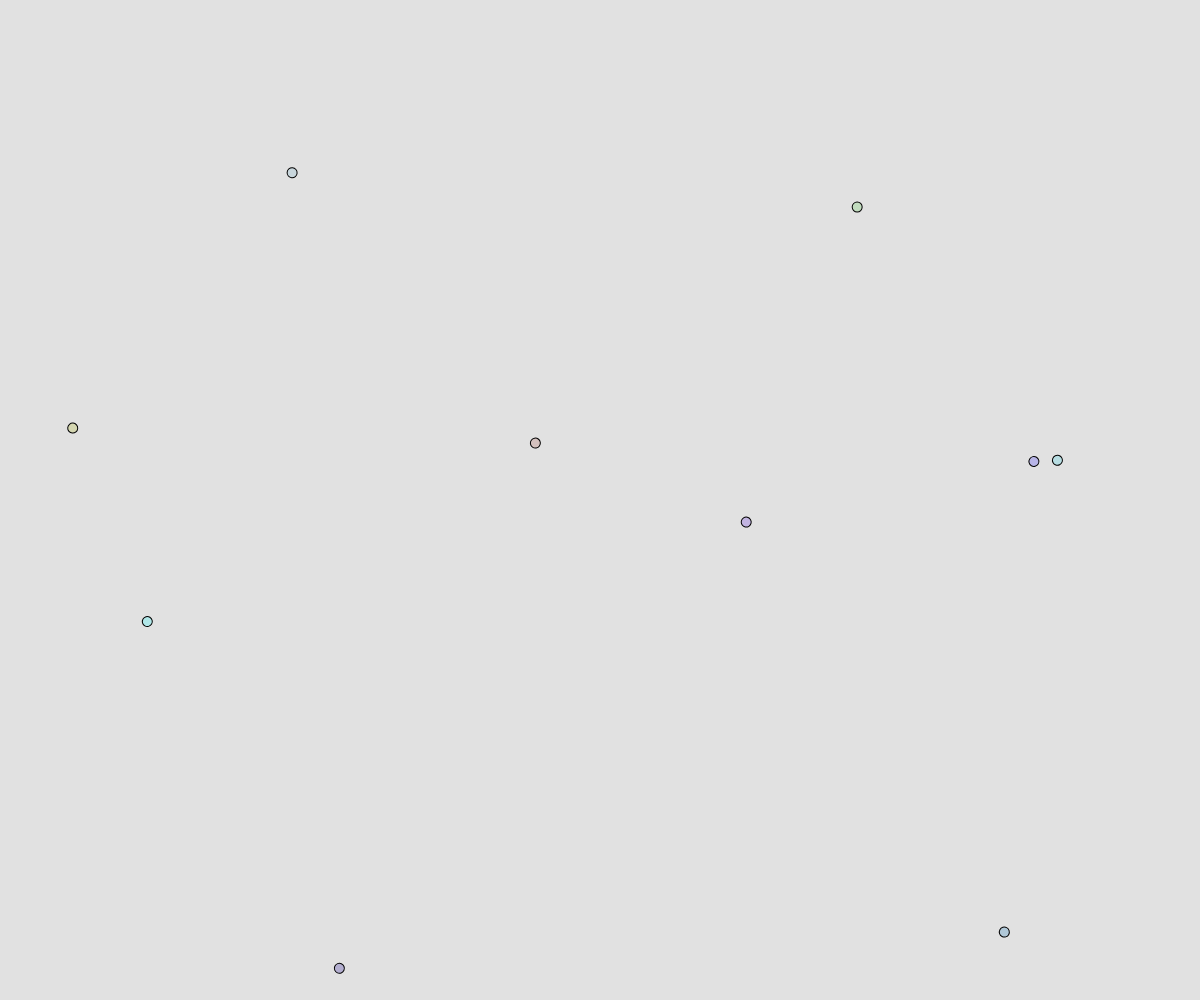
Frame 1 (no input)
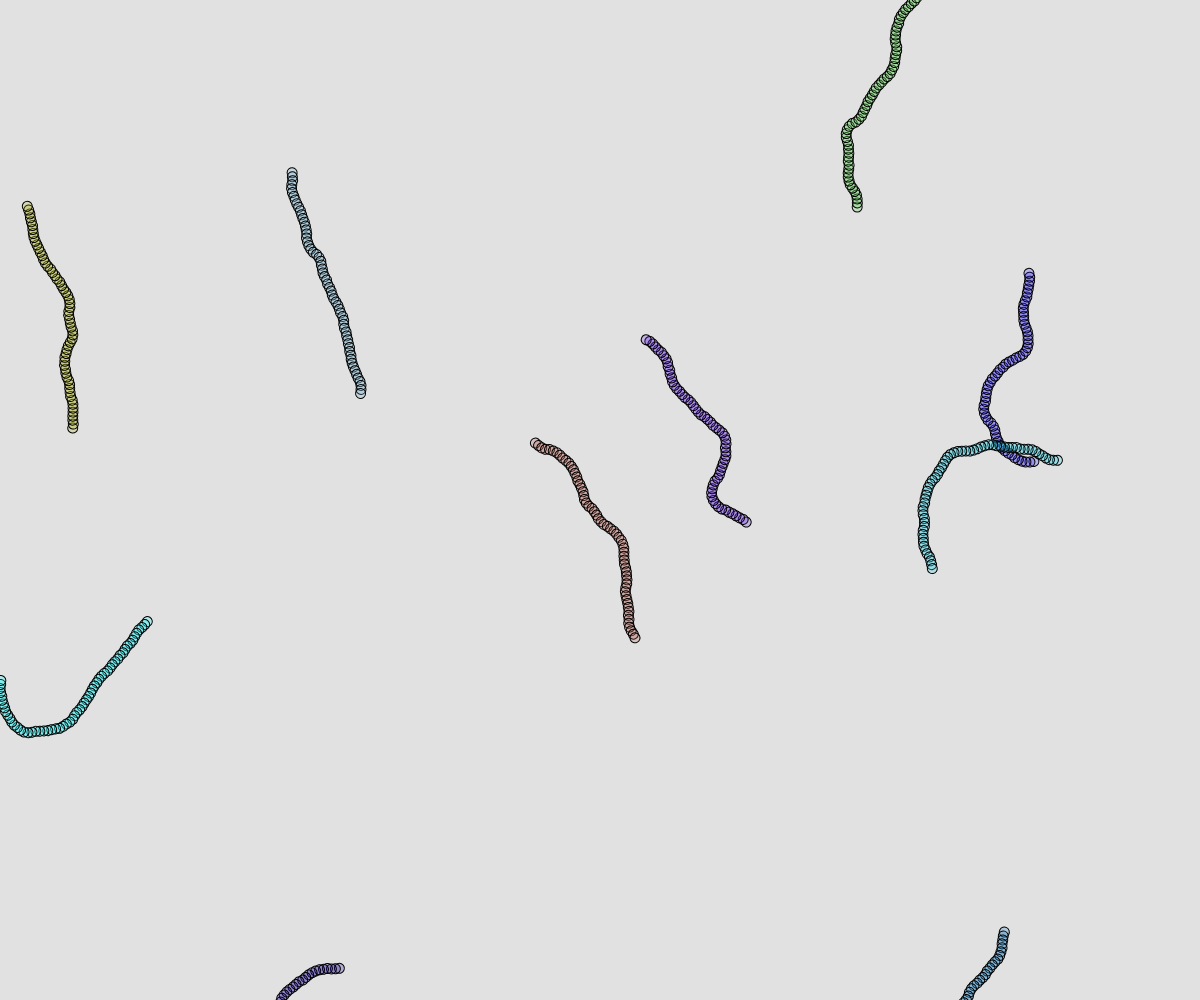
Frame 60 (no input)
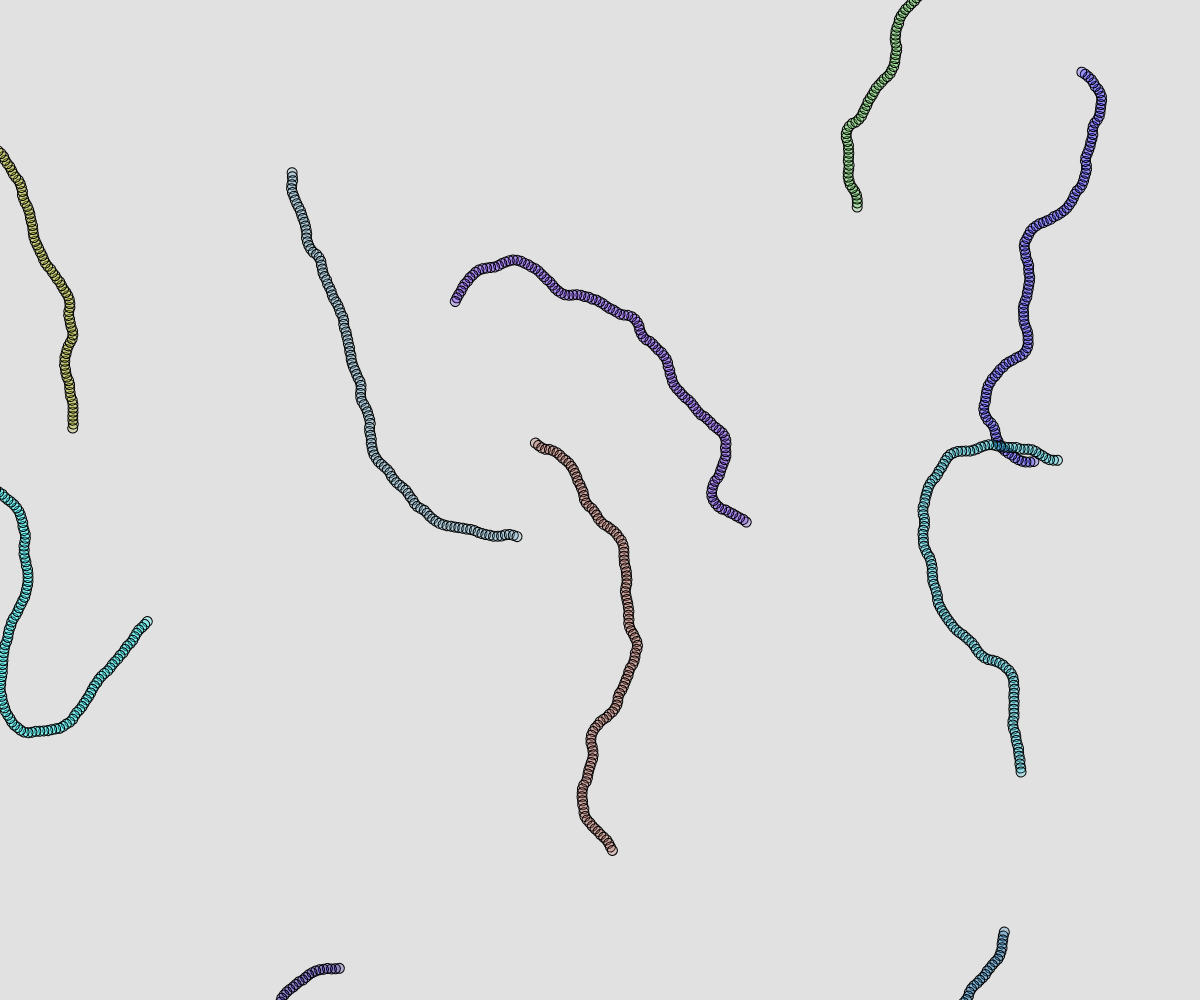
Frame 120 (the mouse pressed at the canvas centre since frame 60)

The p5.js sketch that drew these frames (run headless with seeded random() and noise() and a simulated clock; from frame 60 on, the mouse is pressed at the canvas centre):

// p5.js sketch
// ── sketch.js
let caminante =[];
let escalaNoise;
function setup() {
  createCanvas(windowWidth, windowHeight);
  background(225);
  for(let i = 0; i < 10; i++){
    caminante[i] = new Caminante();
  }

  //escalaNoise = map(width,0,1000,0.001,0.01);
}

function draw() {
  for(let i = 0; i < 10; i++){
    caminante[i].dibujar();
    caminante[i].mover();
    caminante[i].comprobarLimites();
  }
}

function keyPressed(){

}

// ── caminante.js
class Caminante{

    constructor(){
        this.x = random(width);
        this.y = random(height);
        this.dx;
        this.dy;
        this.dir = radians(random(360));
        this.vel = 4;
        this.t = 10;
        //this.color = color(0, 168, 0, 60);
        this.color = color(random(255), random(255), random(255), 60);
    }

    dibujar(){
        fill(this.color);
        push();
        translate(this.x,this.y);
        rotate(this.dir);
        ellipse(0,0,this.t,this.t);
        pop();
    }
    mover(){
        
        //valor = noise((this.x+frameCount*10)*escalaNoise, (this.y+frameCount*10)*escalaNoise);
        
        //this.dir = map(valor,0,1,0,radians(360));
        this.dir += radians(random(-18,18));

        this.dx = this.vel * cos(this.dir);
        this.dy = this.vel * sin(this.dir);
        
        this.x += this.dx;
        this.y += this.dy;
    }
    comprobarLimites(){
        if(this.x < 0 || this.x > width){
            this.dx *= -1;
        }
        if(this.y < 0 || this.y > height){
            this.dy *= -1;
        }
    }
}
